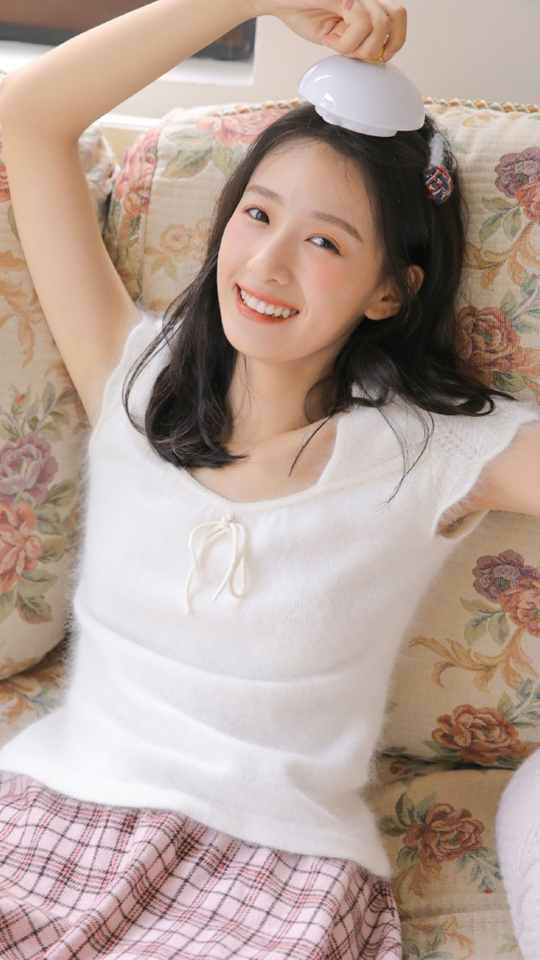
#> input picture Opencv-python_Test/opencv-test-gray_test/img.jpg, 1080 x 1920 px (shown at 1/2 size)
$ python opencv_imgResize_cropped.py
#> lines starting #> are read from the running program, lines starting #| are printed output that depends on the picture
# -*- codeing = utf-8 -*-
# -*- coding: utf-8 -*-
# @Time    : 2021/3/24 23:01
# @Author  : 谭洋 202031001951
# @Email   : 1767774755@qq.com
# @File    : opencv_imgResize_cropped.py
# @Software: PyCharm
import numpy as np
import cv2


img=cv2.imread("img.jpg")
#> img is the input picture: shape (1920, 1080, 3); mean B, G, R 151.4, 160.8, 180.2
print(img.shape)#显示图片的 （长 ，宽，通道数）
#| (1920, 1080, 3)
imgRsize=cv2.resize(img,(540,860))  #调整大小
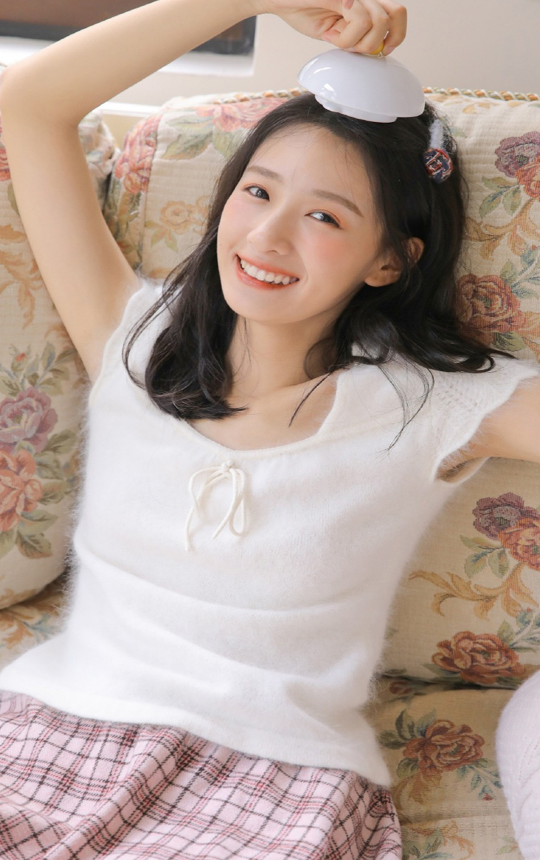
#> imgRsize: shape (860, 540, 3); mean B, G, R 151.3, 160.6, 180.1
imgCropped=img[250:800,300:900]#对图片进行裁剪  :先高 后 宽
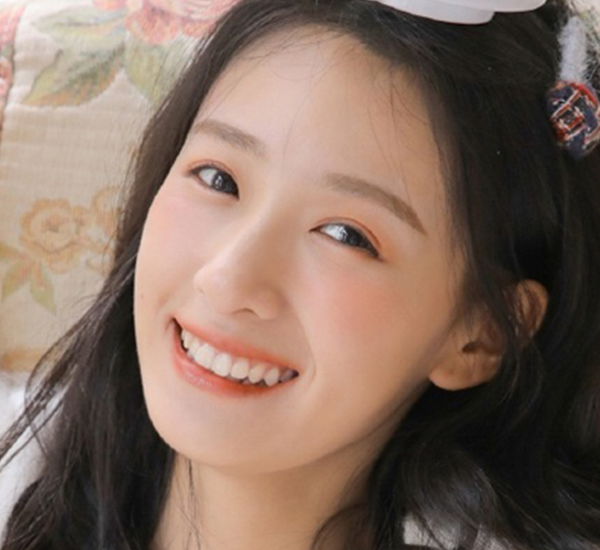
#> imgCropped: shape (550, 600, 3); mean B, G, R 96, 108.6, 131.4
cv2.imshow("imput",img)
#cv2.imshow("Resize",imgRsize)
cv2.imshow("img Cropped",imgCropped)
cv2.waitKey(0)
